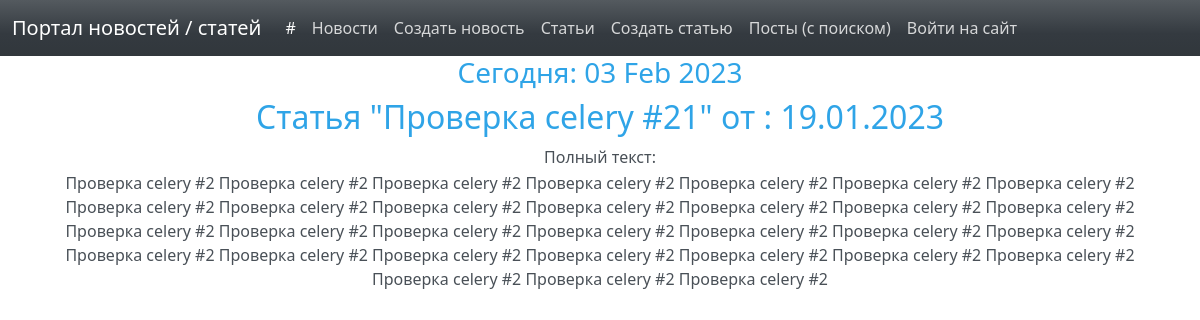
/articles/237, run on the app's committed database.
### news/models.py (models this page shows, shortened)
class Post(models.Model):
    TYPES = [
        ('A', 'Article'),
        ('N', 'News')
    ]
    author = models.ForeignKey(Author, on_delete=models.CASCADE)
    post_type = models.CharField(max_length=1, choices=TYPES, default='A')
    creation = models.DateTimeField(auto_now_add=True)
    category = models.ManyToManyField(Category, through='PostCategory')
    title = models.CharField(max_length=200)
    text = models.TextField()
    rating = models.IntegerField(default=0)

### news/views.py (the view)
# urls.py: path('articles/<int:pk>', OnePost.as_view(), name='one_art'),
class OnePost(DetailView):
    model = Post
    template_name = 'post.html'
    context_object_name = 'one_post'
    def get_object(self, *args, **kwargs):  # переопределяем метод получения объекта, как ни странно
        obj = cache.get(f'post-{self.kwargs["pk"]}', None)
        if not obj:
            obj = super().get_object(queryset=self.queryset)
            cache.set(f'post-{self.kwargs["pk"]}', obj)
        return obj
    def get_context_data(self, **kwargs):
        context = super().get_context_data(**kwargs)
        if 'news' in self.request.path.split('/'):
            context['obj_type'] = 'Новость'
        else:
            context['obj_type'] = 'Статья'
        if self.request.user.is_authenticated:
            context['user_name'] = self.request.user
        return context
    def get_queryset(self):
        post_id = self.request.path.split('/')[-1]
        if 'news' in self.request.path.split('/'):
            queryset = Post.objects.order_by('-creation').filter(post_type='N', id=post_id)
        else:
            queryset = Post.objects.order_by('-creation').filter(post_type='A', id=post_id)
        self.filterset = NewsFilter(self.request.GET, queryset)
        return self.filterset.qs

### news/templatetags/custom_filters.py (called while the page is built)
@register.filter()
def censor(value):
   def isbad(word: str):
      return True if word in BAD_WORDS else False
   def replace(word: str):
      str_ = word[0]
      for i in range(1, len(word)):
         if word[i] not in string.punctuation:
            str_ += '*'
         else:
            str_ += word[i]
      return str_
   list = value.split()
   for n, word in enumerate(list):
      word2check = ""
      word = word.strip().lower()
      for i in range(len(word)):
         if word[i] not in string.punctuation:
            word2check += word[i]
      if isbad(word2check):
         list[n] = replace(list[n])
   return f'{" ".join(list)}'

### news/templatetags/custom_tags.py (called while the page is built)
@register.simple_tag()
def current_time(format_string='%d %b %Y'):
    return datetime.utcnow().strftime(format_string)

### templates/post.html (shortened to what this page needs)
{% extends 'flatpages/default.html' %}
{% load custom_filters %}
{% load custom_tags %}
{% block content %}
    <h3>Сегодня: {% current_time '%d %b %Y' %} </h3>
    <h2>{{ obj_type }} "{{ one_post.title|censor }}" от : {{ one_post.creation|date:'d.m.Y' }} </h2>
       <table>
           <tr>
               <td>Полный текст:</td>
           </tr>
           <tr>
               <td>{{ one_post.text|censor }}</td>
           </tr>
       </table>
{% endblock content %}

### data on the page
Post: title|censor "Проверка celery #21", creation "19.01.2023", text|censor "Проверка celery #2 Проверка celery #2 Проверка celery #2 Проверка celery #2 Проверка celery #2 Проверка celery #2 Проверка celery #2 Проверка celery #2 Проверка celery #2 Проверка celery #2 Проверка celery #2 Проверка celery #2 Проверка celery #2 Проверка celery #2 Проверка celery #2 Проверка celery #2 Проверка celery #2 Проверка celery #2 Проверка celery #2 Проверка celery #2 Проверка celery #2 Проверка celery #2 Проверка celery #2 Проверка celery #2 Проверка celery #2 Проверка celery #2 Проверка celery #2 Проверка celery #2 Проверка celery #2 Проверка celery #2 Проверка celery #2"

### other printed values
{{ obj_type }} "Статья"
